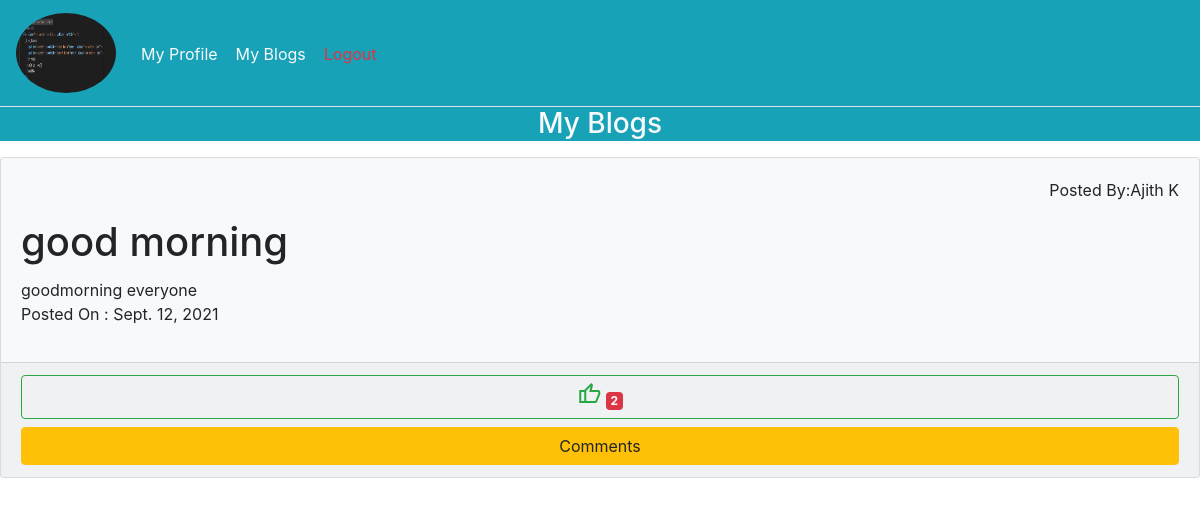
Screenshot of /user/blogs/ (signed in) with the database file from the repository.
### account/models.py (models this page shows)
class UserProfile(models.Model):
    popic=models.ImageField(upload_to='profile_pictures',null=True)
    options=(
        ('male','male'),
        ('female','female'),
        ('others','others')
    )
    gender=models.CharField(max_length=12,choices=options,default='male')
    phone=models.IntegerField()
    user=models.OneToOneField(User,on_delete=models.CASCADE,related_name='users')

### userapp/models.py (models this page shows)
class BlogModel(models.Model):
    title=models.CharField(max_length=100)
    content=models.TextField()
    image=models.ImageField(upload_to='blog_images',null=True,blank=True)
    date=models.DateField(null=True,auto_now_add=True)
    author=models.ForeignKey(User,on_delete=models.CASCADE,related_name='author')
    liked_by=models.ManyToManyField(User)
    @property
    def liked_count(self):
        liked_cnt=self.liked_by.all().count()
        return liked_cnt

### userapp/views.py (the view)
# urls.py: path('blogs/',MyBlogs.as_view(),name='blog'),
class MyBlogs(TemplateView):
    template_name="blogs.html"
    def get_context_data(self, **kwargs):
        context=super().get_context_data(**kwargs)
        blogs=BlogModel.objects.filter(author=self.request.user)
        context['data']=blogs
        context['cmnts']=Comments.objects.all()
        return context

### userapp/templates/blogs.html (shortened to what this page needs)
{%extends 'userhome.html'%}
{%block user%}
<h3 class="bg-info text-light text-center">My Blogs</h3>
<div>
    {%for i in data%}
      <div class="card mt-3 bg-light">
        <div class="card-body">
          <p class="text-right">Posted By:{{i.author.first_name}} {{i.author.last_name}}</p>
          <h1 class="card-title">{{i.title}}</h1>
          <div class="card-content">
            {{i.content}}
          </div>
          <p>Posted On : {{i.date}}</p>
        </div>
        <div class="card-footer">
          <a href="{%url 'add-like' i.id%}" class="btn btn-outline-success btn-block"><span class="material-symbols-outlined">
            </span>
            <span class="badge badge-danger">{{i.liked_count}}</span>
          </a>
          <button data-toggle="collapse" class="btn btn-warning btn-block" data-target="#demo{{i.id}}">Comments</button>
        </div>
      </div>
      {%endfor%}
</div>
{%endblock user%}

### userapp/templates/userhome.html (shortened to what this page needs)
<!doctype html>
<html lang="en">
<head>
  <link rel="stylesheet" href="https://stackpath.bootstrapcdn.com/bootstrap/4.3.1/css/bootstrap.min.css"
>
</head>
<body>
  <nav class="navbar navbar-expand-sm bg-info nav-tabs">
    <a class="navbar-brand" href="{%url 'uhome'%}">
      <img src="{{request.user.users.popic.url}}" style="width: 100px;height: 80px;" class="rounded-circle" alt="">
    </a>
    <ul class="navbar-nav">
      <li class="nav-item"><a href="{% url 'prof' %}" class="nav-link text-light">My Profile</a></li>
      <li class="nav-item"><a href="{%url 'blog'%}" class="nav-link text-light">My Blogs</a></li>
      <li class="nav-item"><a href="{% url 'logout' %}" class="nav-link text-danger">Logout</a></li>
    </ul>
  </nav>
  {%block user%}{%endblock user%}
</body>
</html>

### rows the page displays
BlogModel: author.first_name "Ajith", author.last_name "K", title "good morning", content "goodmorning everyone", date "Sept. 12, 2021", liked_count "2"
